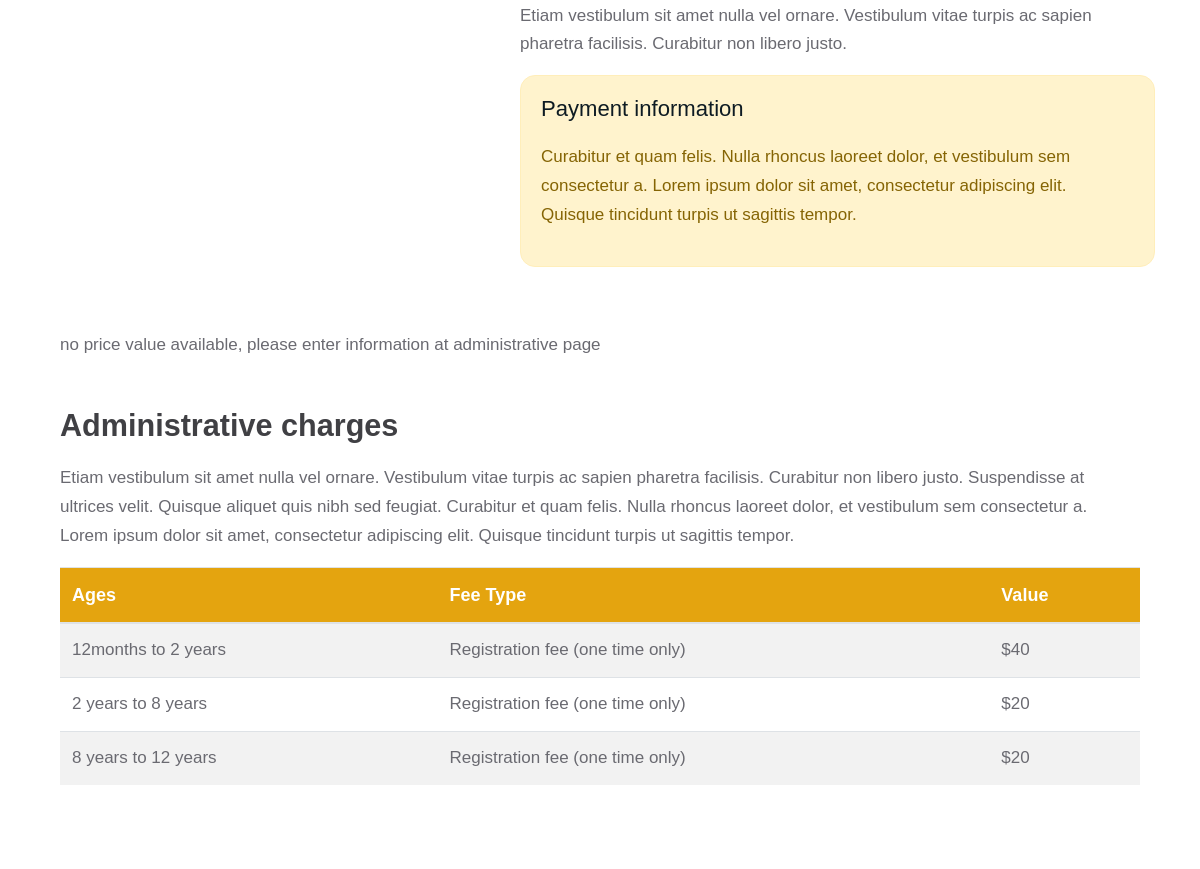
The app's page /infantcares/ (middle part), older data.
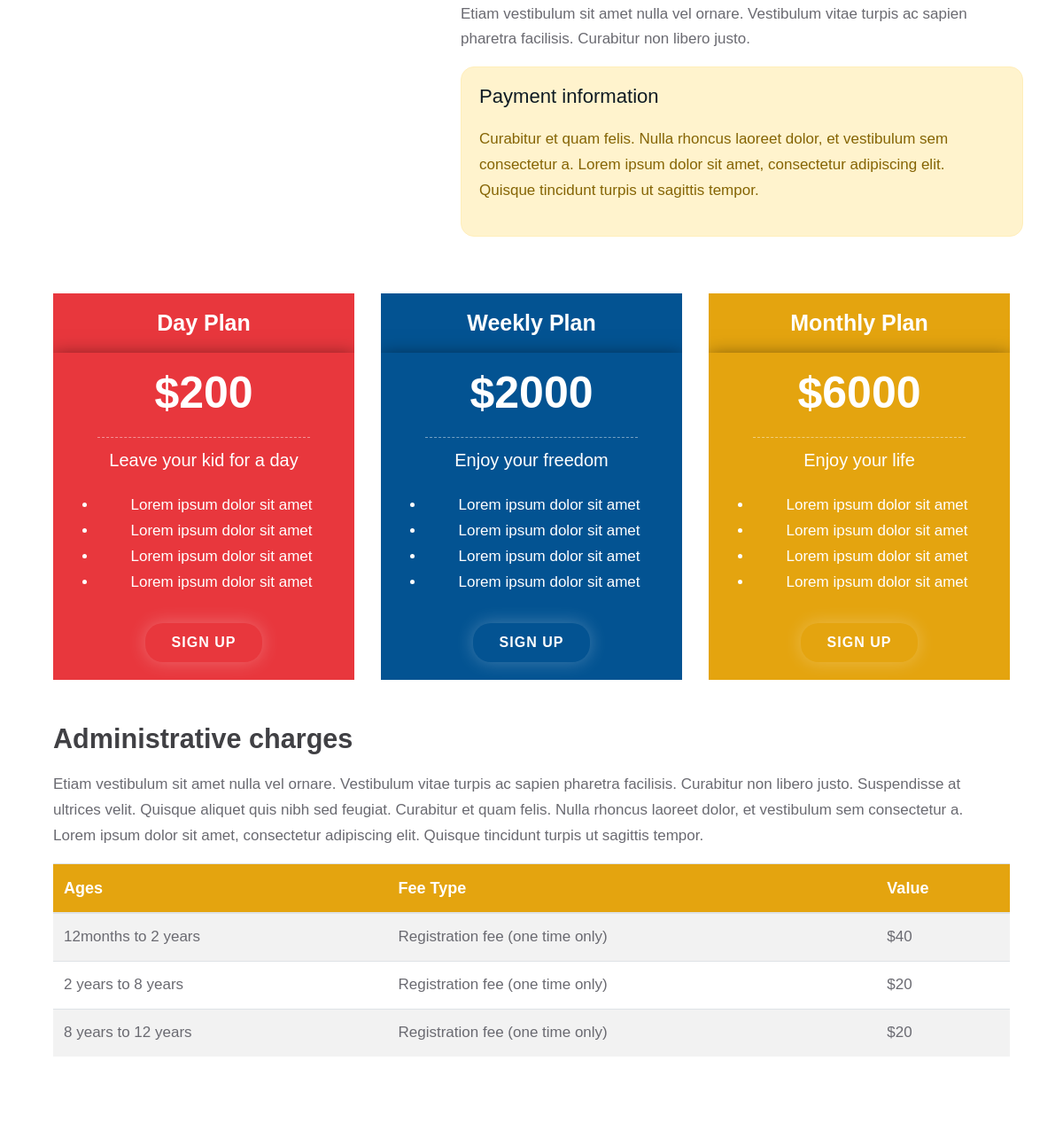
The same page, newer data.
### infantcares/models.py (models this page shows, shortened)
class Infantcare(models.Model):
    name = models.CharField(max_length=200)
    price = models.IntegerField()
    discription = models.CharField(max_length=50)
    intro1 = models.CharField(max_length=50)
    intro2 = models.CharField(max_length=50)
    intro3 = models.CharField(max_length=50)
    intro4 = models.CharField(max_length=50)

### infantcares/views.py (the view)
# urls.py: path('', views.index, name='activities'),
def index(request):
    infantcares = Infantcare.objects.all()
    context = {'infantcares': infantcares}
    return render(request, 'infantcare/infantcare.html', context)

### templates/infantcare/infantcare.html (shortened to what this page needs)
{% extends 'base.html' %}
{% load static %}
{% block content %}
  <div id="page-wrapper">
         <div class="page container">
            <div class="row mb-5">
               <div class="col-lg-5">
               </div>
               <div class="col-lg-7 mt-3">
                  <p>
                     Etiam vestibulum sit amet nulla vel ornare. Vestibulum vitae turpis ac sapien pharetra facilisis. Curabitur non libero justo.
                  <div class="alert alert-warning mt-3" role="alert">
                     <h6> Payment information</h6>
                     <p>Curabitur et quam felis. Nulla rhoncus laoreet dolor, et vestibulum sem consectetur a. Lorem ipsum dolor sit amet, consectetur adipiscing elit. Quisque tincidunt turpis ut sagittis tempor.
                  </div>
               </div>
            </div>
            <div class="col-lg-12 mt-5">
               {% if infantcares %}
               <div class="row">
                    {% for infantcare in infantcares %}
                  <div class="col-lg-4 col-md-12">
                     <div class="pricingTable">
                        <div
                        {% if infantcare.id == 1 %}
                        class="pricingTable-header bg-primary"
                        {% elif infantcare.id == 2 %}
                        class="pricingTable-header bg-secondary"
                        {% else %}
                        class="pricingTable-header bg-tertiary"
                        {% endif %}
                        >
                        <h3 class="title">{{infantcare.name}}</h3>
                        </div>
                        <div
                        {% if infantcare.id == 1 %}
                        class="pricingTable-header bg-primary"
                        {% elif infantcare.id == 2 %}
                        class="pricingTable-header bg-secondary"
                        {% else %}
                        class="pricingTable-header bg-tertiary"
                        {% endif %}
                        >
                           <div class="price-value">
                              <span class="amount">${{infantcare.price}}</span>
                              <span class="month">{{infantcare.discription}}</span>
                           </div>
                           <ul>
                              <li>{{infantcare.intro1}}</li>
                              <li>{{infantcare.intro2}}</li>
                              <li>{{infantcare.intro3}}</li>
                              <li>{{infantcare.intro4}}</li>
                           </ul>
                           <a href="{% url 'contact' %}" class="btn">Sign Up</a>
                        </div>
                     </div>
                  </div>
                  {% endfor %}
                </div>
                {% else %}
                <p>no price value available, please enter information at administrative page</p>
                {% endif %}
            </div>
            <div class="col-lg-12 mt-5">
               <h4>Administrative charges</h4>
               <p>
                  Etiam vestibulum sit amet nulla vel ornare. Vestibulum vitae turpis ac sapien pharetra facilisis. Curabitur non libero justo. Suspendisse at ultrices velit. Quisque aliquet quis nibh sed feugiat. Curabitur et quam felis. Nulla rhoncus laoreet dolor, et vestibulum sem consectetur a. Lorem ipsum dolor sit amet, consectetur adipiscing elit. Quisque tincidunt turpis ut sagittis tempor.
               <table class="table table-striped">
                  <thead>
                     <tr>
                        <th>Ages</th>
                        <th>Fee Type</th>
                        <th>Value</th>
                     </tr>
                  </thead>
                  <tbody>
                     <tr>
                        <td>12months to 2 years</td>
                        <td>Registration fee (one time only)</td>
                        <td>$40</td>
                     </tr>
                     <tr>
                        <td>2 years to 8 years</td>
                        <td>Registration fee (one time only)</td>
                        <td>$20</td>
                     </tr>
                     <tr>
                        <td>8 years to 12 years</td>
                        <td>Registration fee (one time only)</td>
                        <td>$20</td>
                     </tr>
                  </tbody>
               </table>
            </div>
         </div>
        </div>
{% endblock %}

### templates/base.html (shortened to what this page needs)
{% load static %}
<!DOCTYPE html>
<html lang="en">
   <head>
      <link href="{% static 'css/all.css' %}" rel="stylesheet">
      <link href="{% static 'fonts/fontawesome/fontawesome-all.min.css' %}" rel="stylesheet" type="text/css" />
      <link href="{% static 'vendor/bootstrap/css/bootstrap.min.css' %}" rel="stylesheet">
      <link href="{% static 'css/style.css' %}" rel="stylesheet">
      <link href="{% static 'css/plugins.css' %}" rel="stylesheet">
      <link href="{% static 'styles/maincolors.css' %}" rel="stylesheet">
      <link rel="stylesheet" href="{% static 'vendor/layerslider/css/layerslider.css' %}">
   </head>
   <body>
        {% block content %} {% endblock %}
    </body>
</html>

### templates/partials/_navbar.html (shortened to what this page needs)
{% load static %}

### templates/partials/_footer.html (shortened to what this page needs)
{% load static %}

### static/css/style.css (style rules this page uses)
body { font-family: 'Source Sans pro', sans-serif; color: #6A6A71; font-size: 17px; line-height: 1.7; overflow-x: hidden; }
p { font-size: 17px; line-height: 1.7; font-weight: 400; }
h3 { font-family: 'Nunito', sans-serif; font-size: 2.2em; color: #151515; font-weight: 600; margin-bottom: 20px; line-height: 1.1; }
h4 { color: #404044; font-size: 1.8em; margin-bottom: 20px; font-weight: 600; }
h6 { color: #0E1B23; font-family: 'Nunito', sans-serif; font-size: 1.3em; font-weight: 500; margin-bottom: 20px; }
a { transition: color .2s ease-in-out; }
.btn { transition: all .2s ease-in-out; color: #fff !important; border: 0px; font-size: 1.rem; padding: 10px 30px; outline: none; letter-spacing: 1px; font-family: 'Nunito', sans-serif; border-radius: 20px; text-transform: uppercase; margin-top: 15px; white-space: normal; font-weight: 900; box-shadow: 0px 0px 20px rgba(255, 255, 255, 0.25); }
.pricingTable { transition: all 0.7s ease-in-out; text-align: center; overflow: hidden; }
.pricingTable .pricingTable-header { color: #fff; padding: 20px 10px; position: relative; z-index: 1; box-shadow: 0px 3px 20px #00000082; }
.pricingTable .pricingTable-header:before, .pricingTable .pricingTable-header:after { content: ''; background: linear-gradient(225deg, #231f1f 49%, transparent 50%); height: 20px; width: 20px; position: absolute; left: 0; bottom: -20px; }
.pricingTable .pricingTable-header:after { transform: rotateY(180deg); left: auto; right: 0; }
.pricingTable .title { font-size: 25px; margin: 0; color: #fff; }
.pricingTable .price-value { color: #fff; margin: 0 40px 20px; }
.pricingTable .amount { font-size: 50px; font-weight: 800; line-height: 50px; padding-bottom: 25px; margin: 0 0 10px; border-bottom: 1px dashed #ffffff73; display: block; }
.pricingTable .month { font-size: 20px; line-height: 30px; }
.pricingTable.pricingTable-header:before, .pricingTable .pricingTable-header:after { background: linear-gradient(225deg, #231f1f 49%, transparent 50%); }
.table thead th { vertical-align: bottom; font-size: 18px; }
.table thead { color: #fff; }
.page { background-color: #fff; padding-top: 120px; padding-bottom: 70px; }
.alert { padding: 20px; border-radius: 15px; }
.alert:before { font-family: "Flaticon"; content: "\f131"; font-weight: normal; position: absolute; float: right; right: 10px; top: -10px; font-size: 50px; transform: rotate(10deg); opacity: 0.2; z-index: 0; }

### abc_tots/static/styles/maincolors.css (style rules this page uses)
.sea, .jumbo-heading, .dot1, .dot2, .nav-tabs .nav-link.active, .nav-tabs .nav-link:hover, .owl-prev i:hover, .owl-next i:hover, .jumbotron .breadcrumb, .accordion .card-link.collapsed, .btn-quaternary, .badge-default, .bg-secondary, .dropdown-menu, .btn-primary, .back-to-top i:hover, .alert-secondary, .badge-secondary, .nav-pills .nav-link.active, .nav-pills .nav-link:hover, .nav-pills .nav-link:focus, .nav-pills .show>.nav-link, .page-link:hover, .page-link.active, .btn-secondary:hover, .btn-secondary:focus { background-color: #035392; }
.bg-secondary { background-color: #035392!important; }
.list-group-item.active, .subtitle:after, ul.social-media i, .widget1 .colored-icons i, .navbar .dropdown-item:hover, .navbar .dropdown-item:focus, .navbar .nav-link:focus, .navbar .nav-item:hover, .navbar .nav-item .active, .team-style2 .img-box a:hover li, .section-heading h2:before, .navbar-brand i, .serviceBox:hover .service-icon i, a, blockquote:after, blockquote:before, .testimonial .description:before, ul.custom li:before, .testimonial .content:before, .owl-theme .owl-nav [class*='owl-']:hover, .team-style2 span, .colored-nav .top-bar .contact-details i, .colored-nav .top-bar a { color: #035392; }
.bg-primary { background-color: #E8373D!important; }
.nav-tabs .nav-link, .owl-prev i, .owl-next i, .table thead, .gallery-thumb i, .navbar .nav-item:hover, .blog-box .date, .btn-quaternary, .btn-tertiary:hover, .bg-tertiary, .dropdown-item:focus, .dropdown-item:hover, .dropdown-item.active, .accordion-cards .card-header:hover, .accordion-cards .card-header:focus, .badge-primary, .owl-theme .owl-dots .owl-dot.active span, .owl-theme .owl-dots .owl-dot:hover span, .alert-primary, .list-group-item-action:focus, .list-group-item-action:hover { background-color: #e4a40f; }
.top-bar .contact-details i, .top-bar a:hover, .bg-secondary a, footer .social-list li i { color: #FFEB3B; }

Row changes from the older to the newer data that the page shows:
added Infantcare: name "Day Plan", price "200", discription "Leave your kid for a day", intro1 "Lorem ipsum dolor sit amet", intro2 "Lorem ipsum dolor sit amet", intro3 "Lorem ipsum dolor sit amet", intro4 "Lorem ipsum dolor sit amet"
added Infantcare: name "Weekly Plan", price "2000", discription "Enjoy your freedom", intro1 "Lorem ipsum dolor sit amet", intro2 "Lorem ipsum dolor sit amet", intro3 "Lorem ipsum dolor sit amet", intro4 "Lorem ipsum dolor sit amet"
added Infantcare: name "Monthly Plan", price "6000", discription "Enjoy your life", intro1 "Lorem ipsum dolor sit amet", intro2 "Lorem ipsum dolor sit amet", intro3 "Lorem ipsum dolor sit amet", intro4 "Lorem ipsum dolor sit amet"
Text that changed along with them:
text no longer shown: "no price value available, please enter information at administrative page"
